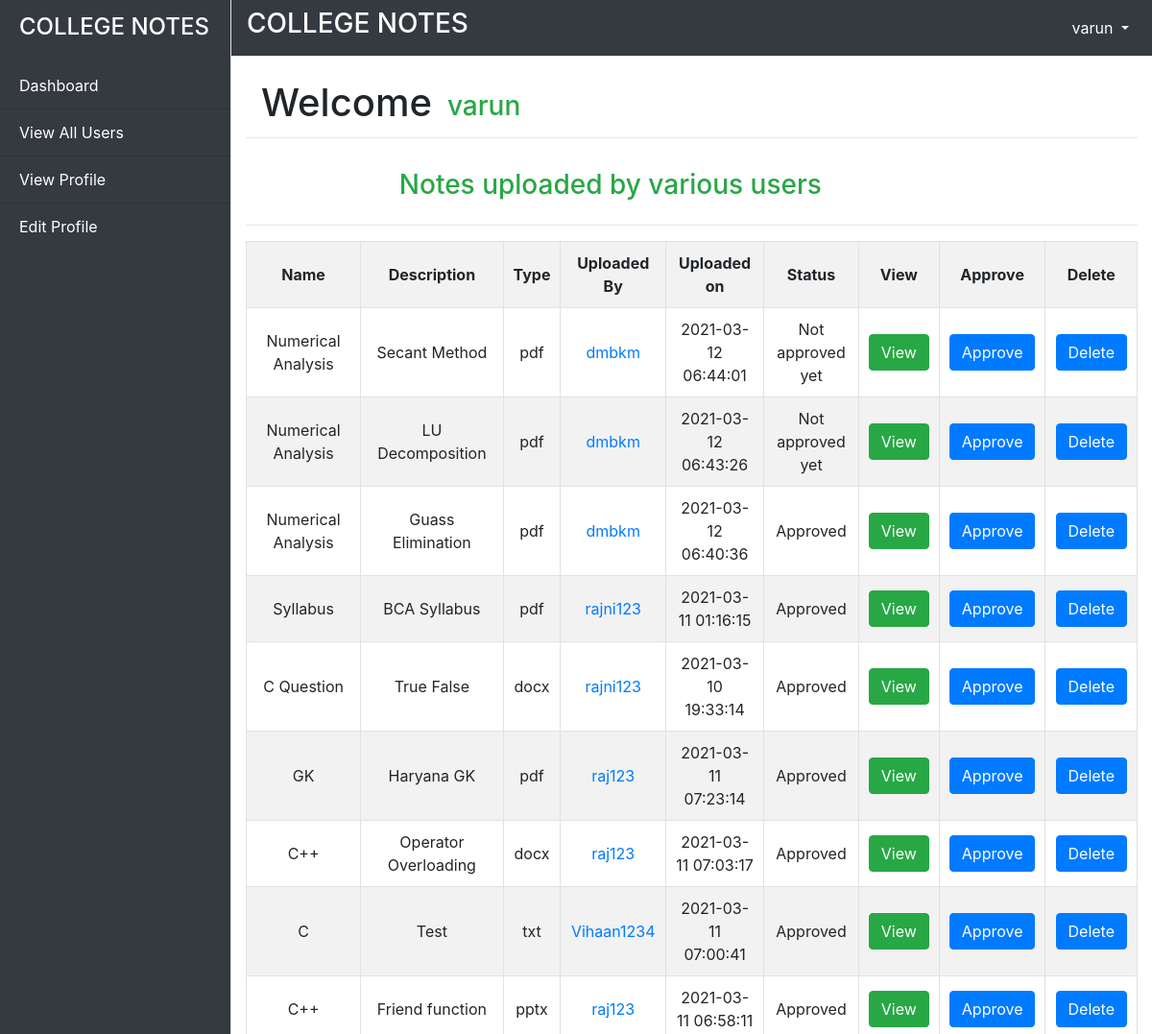
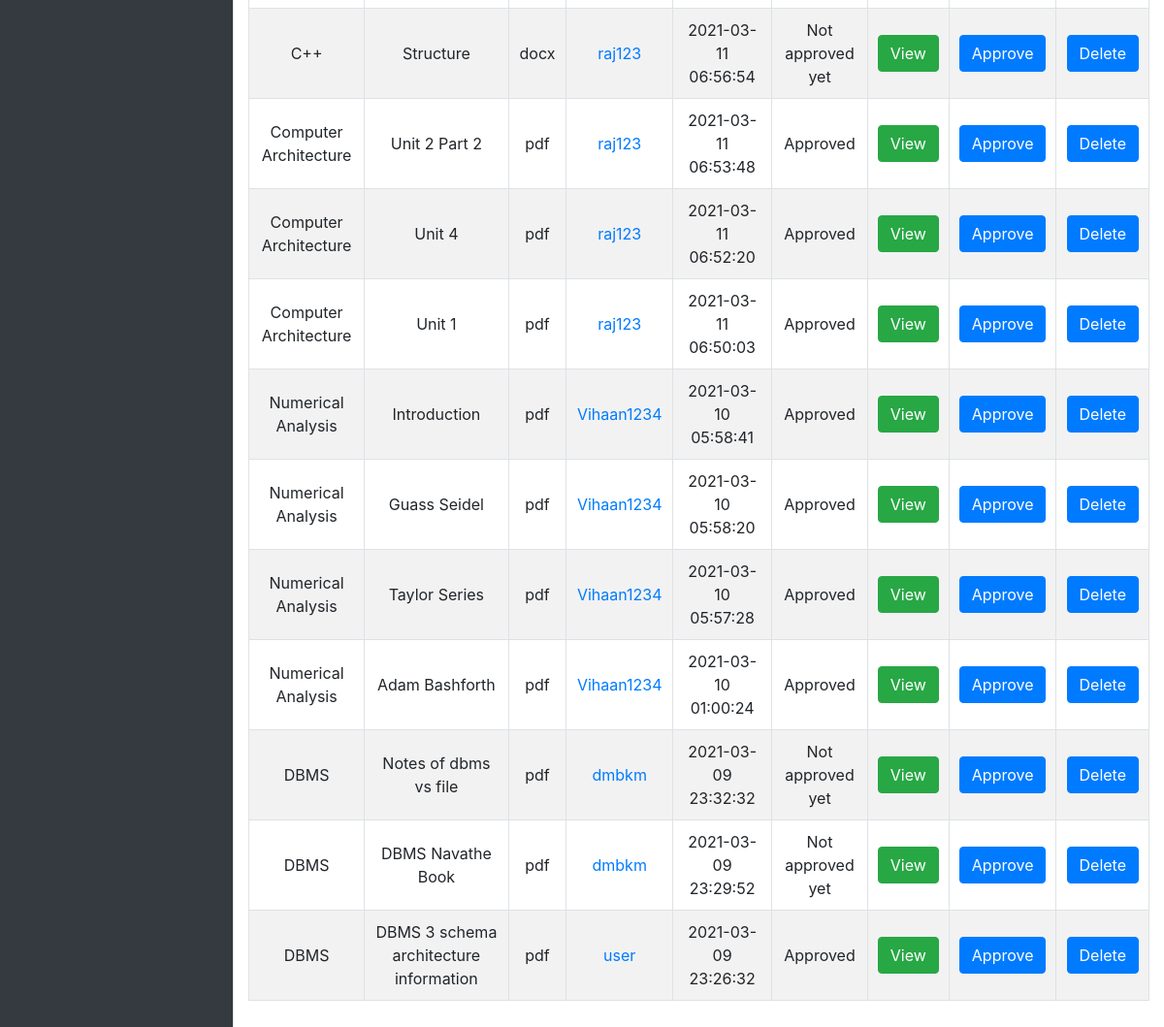
The page /admin.php?adminid=3 on the database its author committed (2 pictures, top to bottom).
### tables this page shows
CREATE TABLE `users` (
  `ID` int(11) NOT NULL,
  `Name` varchar(225) NOT NULL,
  `email` varchar(225) NOT NULL,
  `Username` varchar(225) NOT NULL,
  `Password` varchar(225) NOT NULL,
  `Gender` varchar(225) NOT NULL,
  `Role` varchar(225) NOT NULL,
  `Course` varchar(225) NOT NULL,
  `Image` varchar(225) NOT NULL,
  `About` varchar(225) NOT NULL,
  `Joindate` date NOT NULL
);

CREATE TABLE `uploads` (
  `FILE_ID` int(11) NOT NULL,
  `FILE_NAME` varchar(225) NOT NULL,
  `FILE_DESCRIPTION` text NOT NULL,
  `FILE_TYPE` varchar(225) NOT NULL,
  `FILE_UPLOADER` varchar(225) NOT NULL,
  `FILE_UPLOADED_ON` timestamp NOT NULL DEFAULT current_timestamp(),
  `FILE_UPLOADED_TO` varchar(225) NOT NULL,
  `FILE` varchar(225) NOT NULL,
  `STATUS` varchar(225) NOT NULL
);

### admin.php (the view, shortened to what this page needs)
<?php
        if(isset($_GET['adminid']))
        {
            $conn=mysqli_connect("localhost","root","","project2");
            $id=$_GET['adminid'];
            $sel1="select * from users where ID=$id";
            $res1=mysqli_query($conn,$sel1);
            $res2=mysqli_fetch_array($res1);
        }
        else
        {
            header("location:index.php?ad=1");
        }
    ?>
<!doctype html>
<html lang="en">
  <head>
    <link rel="stylesheet" href="https://stackpath.bootstrapcdn.com/bootstrap/4.5.2/css/bootstrap.min.css">
  </head>
  <body>
        <div class="d-flex" id="wrapper">
            <div class="bg-dark border-right text-white" id="sidebar-wrapper">
                <div class="sidebar-heading"><p class="h4">COLLEGE NOTES</p></div>
                    <div class="list-group list-group-flush">
                        <a href="admin.php?adminid=<?php echo $res2[0];?>" class="list-group-item text-white list-group-item-action bg-dark">Dashboard</a>
                        <a href="admin.php?adminid=<?php echo $res2[0];?>&myusers=1" class="list-group-item text-white list-group-item-action bg-dark">View All Users</a>
                        <a href="admin.php?adminid=<?php echo $res2[0];?>&viewprof=1" class="list-group-item text-white list-group-item-action bg-dark">View Profile</a>
                        <a href="admin.php?adminid=<?php echo $res2[0];?>&editprof=1" class="list-group-item text-white list-group-item-action bg-dark">Edit Profile</a>
                    </div>
                </div>
                <div id="page-content-wrapper">
                    <nav class="navbar navbar-expand-lg navbar-dark bg-dark border-bottom">
                        <p class="h3 text-white aa">COLLEGE NOTES</p>
                        <div class="collapse navbar-collapse text-center" id="navbarSupportedContent">
                            <ul class="navbar-nav ml-auto mt-2 mt-lg-0">
                                <?php
                                    $sel2="select * from users where ID=$res2[0]";
                                    $res2=mysqli_query($conn,$sel2);
                                    $res3=mysqli_fetch_array($res2);
                                ?>
                                <li class="nav-item dropdown">
                                    <a class="nav-link text-white dropdown-toggle" href="#" id="navbarDropdown" role="button" data-toggle="dropdown" aria-haspopup="true" aria-expanded="false">
                                        <?php echo $res3[1];?>
                                    </a>
                                </li>
                        </div>
                    </nav>
                    <?php
                        if(isset($_GET['adminid']) && !isset($_GET['myusers']) && !isset($_GET['viewprof']) && !isset($_GET['editprof']) && !isset($_GET['admin1id']))
                        {
                            $sel3="select * from users where ID=$id";
                            $res4=mysqli_query($conn,$sel3);
                            $res5=mysqli_fetch_array($res4);
                    ?>
                            <div class="container-fluid">
                                <div class="row">
                                    <div class="col-md-12">
                                        <h1 class="mt-4 ml-3 mr-3" style="float:left;">Welcome</h1>
                                        <h3 class="text-success" style="margin-top:35px"><?php echo $res5[1];?></h3>
                                        <hr/>
                                    </div>
                                </div>
                                <div class="row">
                                    <div class="col-md-8 mx-auto mt-3">
                                        <marquee scrollamount=10>
                                            <h3 class="text-success">Notes uploaded by various users</h3>
                                        </marquee>
                                    </div>
                                </div>
                                <hr/>
                                <div class="row">
                                    <div class="jj col-md-12 mr-3" style="overflow-x:scroll">
                                        <table class="text-center mb-5 w-100 table-hover table-bordered table-striped" cellpadding=10>
                                            <tr>
                                                <th>Name</th>
                                                <th>Description</th>
                                                <th>Type</th>
                                                <th>Uploaded By</th>
                                                <th>Uploaded on</th>
                                                <th>Status</th>
                                                <th>View</th>
                                                <th>Approve</th>
                                                <th>Delete</th>
                                            </tr>
                                            <?php
                                                $sel4="select * from uploads order by FILE_ID desc";
                                                $res6=mysqli_query($conn,$sel4);
                                                while($res7=mysqli_fetch_array($res6))
                                                {
                                                    $sel6="select ID from users where Username='$res7[4]'";
                                                    $res10=mysqli_query($conn,$sel6);
                                                    $res11=mysqli_fetch_array($res10);
                                            ?>
                                                    <tr>
                                                        <td><?php echo $res7[1];?></td>
                                                        <td><?php echo $res7[2];?></td>
                                                        <td><?php echo $res7[3];?></td>
                                                        <td><a href="admin.php?adminid=<?php echo $res5[0];?>&admin1id=<?php echo $res11[0];?>&viewprof=1" target="_blank"><?php echo $res7[4];?></a></td>
                                                        <td><?php echo $res7[5];?></td>
                                                        <td><?php echo $res7[8];?></td>
                                                        <td><a href="Uploads/<?php echo $res7[7];?>" target="_blank" class="btn btn-success">View</a></td>
                                                        <td><a href="admin.php?adminid=<?php echo $res5[0];?>&approve=<?php echo $res7[0];?>" onclick="return confirm('Are you sure you want to approve this notes?');" class="btn btn-primary">Approve</a></td>
                                                        <td><a href="admin.php?adminid=<?php echo $res5[0];?>&delete=<?php echo $res7[0];?>" onclick="return confirm('Are you sure you want to delete this notes?');" class="btn btn-primary">Delete</a></td>
                                                    </tr>
                                            <?php
                                                }
                                            ?>
                                        </table>
                                    </div>
                                </div>
                            </div>
                        <?php
                        }
                    ?>
                </div>
            </div>
  </body>
 </body>
</html>

### admin.php (style rules this page uses)
#wrapper { overflow-x: hidden; }
#sidebar-wrapper { min-height: 100vh; margin-left: -15rem; -webkit-transition: margin .25s ease-out; -moz-transition: margin .25s ease-out; -o-transition: margin .25s ease-out; transition: margin .25s ease-out; }
#sidebar-wrapper .sidebar-heading { padding: 0.875rem 1.25rem; font-size: 1.2rem; }
#sidebar-wrapper .list-group { width: 15rem; }
#page-content-wrapper { min-width: 100vw; }
@media (min-width: 768px) { #sidebar-wrapper { margin-left: 0; } }
@media (min-width: 768px) { #page-content-wrapper { min-width: 0; width: 100%; } }

### rows shown on the page
users: Name "varun"
uploads: FILE_NAME "Numerical Analysis", FILE_DESCRIPTION "Secant Method", FILE_TYPE "pdf", FILE_UPLOADER "dmbkm", FILE_UPLOADED_ON "2021-03-12 06:44:01", STATUS "Not approved yet"
uploads: FILE_NAME "Numerical Analysis", FILE_DESCRIPTION "LU Decomposition", FILE_TYPE "pdf", FILE_UPLOADER "dmbkm", FILE_UPLOADED_ON "2021-03-12 06:43:26", STATUS "Not approved yet"
uploads: FILE_NAME "Numerical Analysis", FILE_DESCRIPTION "Guass Elimination", FILE_TYPE "pdf", FILE_UPLOADER "dmbkm", FILE_UPLOADED_ON "2021-03-12 06:40:36", STATUS "Approved"
uploads: FILE_NAME "Syllabus", FILE_DESCRIPTION "BCA Syllabus", FILE_TYPE "pdf", FILE_UPLOADER "rajni123", FILE_UPLOADED_ON "2021-03-11 01:16:15", STATUS "Approved"
uploads: FILE_NAME "C Question", FILE_DESCRIPTION "True False", FILE_TYPE "docx", FILE_UPLOADER "rajni123", FILE_UPLOADED_ON "2021-03-10 19:33:14", STATUS "Approved"
uploads: FILE_NAME "GK", FILE_DESCRIPTION "Haryana GK", FILE_TYPE "pdf", FILE_UPLOADER "raj123", FILE_UPLOADED_ON "2021-03-11 07:23:14", STATUS "Approved"
uploads: FILE_NAME "C++", FILE_DESCRIPTION "Operator Overloading", FILE_TYPE "docx", FILE_UPLOADER "raj123", FILE_UPLOADED_ON "2021-03-11 07:03:17", STATUS "Approved"
uploads: FILE_NAME "C", FILE_DESCRIPTION "Test", FILE_TYPE "txt", FILE_UPLOADER "Vihaan1234", FILE_UPLOADED_ON "2021-03-11 07:00:41", STATUS "Approved"
uploads: FILE_NAME "C++", FILE_DESCRIPTION "Friend function", FILE_TYPE "pptx", FILE_UPLOADER "raj123", FILE_UPLOADED_ON "2021-03-11 06:58:11", STATUS "Approved"
uploads: FILE_NAME "C++", FILE_DESCRIPTION "Structure", FILE_TYPE "docx", FILE_UPLOADER "raj123", FILE_UPLOADED_ON "2021-03-11 06:56:54", STATUS "Not approved yet"
uploads: FILE_NAME "Computer Architecture", FILE_DESCRIPTION "Unit 2 Part 2", FILE_TYPE "pdf", FILE_UPLOADER "raj123", FILE_UPLOADED_ON "2021-03-11 06:53:48", STATUS "Approved"
uploads: FILE_NAME "Computer Architecture", FILE_DESCRIPTION "Unit 4", FILE_TYPE "pdf", FILE_UPLOADER "raj123", FILE_UPLOADED_ON "2021-03-11 06:52:20", STATUS "Approved"
uploads: FILE_NAME "Computer Architecture", FILE_DESCRIPTION "Unit 1", FILE_TYPE "pdf", FILE_UPLOADER "raj123", FILE_UPLOADED_ON "2021-03-11 06:50:03", STATUS "Approved"
uploads: FILE_NAME "Numerical Analysis", FILE_DESCRIPTION "Introduction", FILE_TYPE "pdf", FILE_UPLOADER "Vihaan1234", FILE_UPLOADED_ON "2021-03-10 05:58:41", STATUS "Approved"
uploads: FILE_NAME "Numerical Analysis", FILE_DESCRIPTION "Guass Seidel", FILE_TYPE "pdf", FILE_UPLOADER "Vihaan1234", FILE_UPLOADED_ON "2021-03-10 05:58:20", STATUS "Approved"
uploads: FILE_NAME "Numerical Analysis", FILE_DESCRIPTION "Taylor Series", FILE_TYPE "pdf", FILE_UPLOADER "Vihaan1234", FILE_UPLOADED_ON "2021-03-10 05:57:28", STATUS "Approved"
uploads: FILE_NAME "Numerical Analysis", FILE_DESCRIPTION "Adam Bashforth", FILE_TYPE "pdf", FILE_UPLOADER "Vihaan1234", FILE_UPLOADED_ON "2021-03-10 01:00:24", STATUS "Approved"
uploads: FILE_NAME "DBMS", FILE_DESCRIPTION "Notes of dbms vs file", FILE_TYPE "pdf", FILE_UPLOADER "dmbkm", FILE_UPLOADED_ON "2021-03-09 23:32:32", STATUS "Not approved yet"
uploads: FILE_NAME "DBMS", FILE_DESCRIPTION "DBMS Navathe Book", FILE_TYPE "pdf", FILE_UPLOADER "dmbkm", FILE_UPLOADED_ON "2021-03-09 23:29:52", STATUS "Not approved yet"
uploads: FILE_NAME "DBMS", FILE_DESCRIPTION "DBMS 3 schema architecture information", FILE_TYPE "pdf", FILE_UPLOADER "user", FILE_UPLOADED_ON "2021-03-09 23:26:32", STATUS "Approved"
